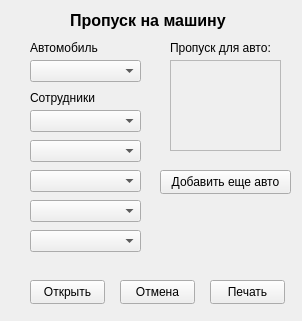
<?xml version="1.0" encoding="UTF-8"?>
<ui version="4.0">
 <class>Form</class>
 <widget class="QWidget" name="Form">
  <property name="geometry">
   <rect>
    <x>0</x>
    <y>0</y>
    <width>302</width>
    <height>321</height>
   </rect>
  </property>
  <property name="windowTitle">
   <string>Form</string>
  </property>
  <widget class="QLabel" name="label">
   <property name="geometry">
    <rect>
     <x>70</x>
     <y>10</y>
     <width>181</width>
     <height>21</height>
    </rect>
   </property>
   <property name="font">
    <font>
     <pointsize>12</pointsize>
     <bold>true</bold>
    </font>
   </property>
   <property name="text">
    <string>Пропуск на машину</string>
   </property>
  </widget>
  <widget class="QPushButton" name="b_ok">
   <property name="geometry">
    <rect>
     <x>210</x>
     <y>280</y>
     <width>75</width>
     <height>24</height>
    </rect>
   </property>
   <property name="text">
    <string>Печать</string>
   </property>
  </widget>
  <widget class="QPushButton" name="b_cancel">
   <property name="geometry">
    <rect>
     <x>120</x>
     <y>280</y>
     <width>75</width>
     <height>24</height>
    </rect>
   </property>
   <property name="text">
    <string>Отмена</string>
   </property>
  </widget>
  <widget class="QPushButton" name="b_open">
   <property name="geometry">
    <rect>
     <x>30</x>
     <y>280</y>
     <width>75</width>
     <height>24</height>
    </rect>
   </property>
   <property name="text">
    <string>Открыть</string>
   </property>
  </widget>
  <widget class="QComboBox" name="cb_auto">
   <property name="geometry">
    <rect>
     <x>30</x>
     <y>60</y>
     <width>111</width>
     <height>22</height>
    </rect>
   </property>
  </widget>
  <widget class="QLabel" name="label_6">
   <property name="geometry">
    <rect>
     <x>30</x>
     <y>40</y>
     <width>81</width>
     <height>16</height>
    </rect>
   </property>
   <property name="text">
    <string>Автомобиль</string>
   </property>
  </widget>
  <widget class="QComboBox" name="worker_1">
   <property name="geometry">
    <rect>
     <x>30</x>
     <y>110</y>
     <width>111</width>
     <height>22</height>
    </rect>
   </property>
  </widget>
  <widget class="QComboBox" name="worker_2">
   <property name="geometry">
    <rect>
     <x>30</x>
     <y>140</y>
     <width>111</width>
     <height>22</height>
    </rect>
   </property>
  </widget>
  <widget class="QComboBox" name="worker_3">
   <property name="geometry">
    <rect>
     <x>30</x>
     <y>170</y>
     <width>111</width>
     <height>22</height>
    </rect>
   </property>
  </widget>
  <widget class="QComboBox" name="worker_4">
   <property name="geometry">
    <rect>
     <x>30</x>
     <y>200</y>
     <width>111</width>
     <height>22</height>
    </rect>
   </property>
  </widget>
  <widget class="QComboBox" name="worker_5">
   <property name="geometry">
    <rect>
     <x>30</x>
     <y>230</y>
     <width>111</width>
     <height>22</height>
    </rect>
   </property>
  </widget>
  <widget class="QLabel" name="label_2">
   <property name="geometry">
    <rect>
     <x>30</x>
     <y>90</y>
     <width>81</width>
     <height>16</height>
    </rect>
   </property>
   <property name="text">
    <string>Сотрудники</string>
   </property>
  </widget>
  <widget class="QPushButton" name="add_auto">
   <property name="geometry">
    <rect>
     <x>160</x>
     <y>170</y>
     <width>131</width>
     <height>24</height>
    </rect>
   </property>
   <property name="text">
    <string>Добавить еще авто</string>
   </property>
  </widget>
  <widget class="QLabel" name="label_3">
   <property name="geometry">
    <rect>
     <x>170</x>
     <y>40</y>
     <width>111</width>
     <height>16</height>
    </rect>
   </property>
   <property name="text">
    <string>Пропуск для авто:</string>
   </property>
  </widget>
  <widget class="QTextEdit" name="list_auto">
   <property name="enabled">
    <bool>false</bool>
   </property>
   <property name="geometry">
    <rect>
     <x>170</x>
     <y>60</y>
     <width>111</width>
     <height>91</height>
    </rect>
   </property>
  </widget>
 </widget>
 <resources/>
 <connections/>
</ui>
